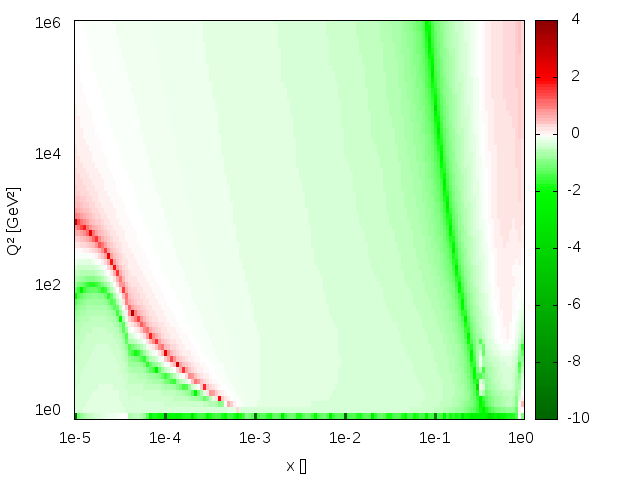

Here is the gnuplot script that generated this plot:
#!/usr/bin/gnuplot
reset

set term png

Nx = 150
NQ2 = 70

set xlabel "x []"
set xrange[-.5:Nx-.5]
set xtics ("1e-5" 0, "1e-4" Nx/5, "1e-3" 2*Nx/5, "1e-2" 3*Nx/5, "1e-1" 4*Nx/5, "1e0" Nx-1)

set ylabel "Q² [GeV²]"
set yrange[-.5:NQ2-.5]
unset key
set ytics ("1e0" 1, "1e2" NQ2/3, "1e4" 2*NQ2/3, "1e6" NQ2-1)

set palette defined (-10 "dark-green", -2 "green", 0 "white", 2 "red", 4 "dark-red")
set out "gluon_err.png"
plot "gluon_err.dat" u 1:2:3 w image

set out
